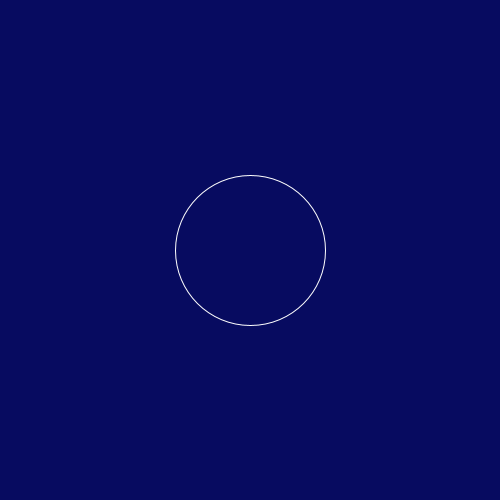
Frame 1 (no input)
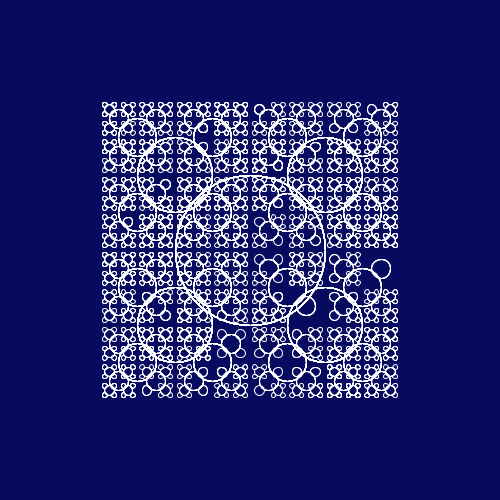
Frame 60 (the mouse pressed at the canvas centre just before this capture)
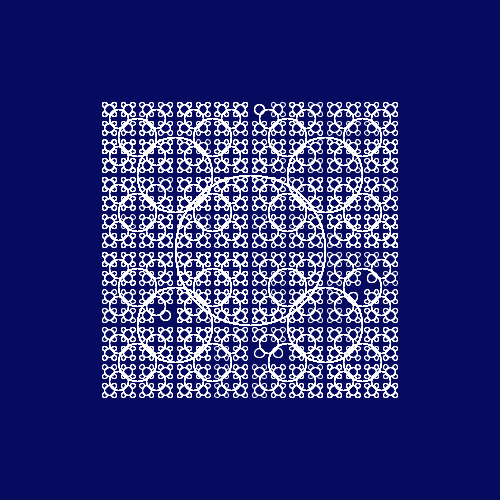
Frame 120 (the mouse held since frame 60 and released just before this capture)

The Processing sketch that drew these frames (run headless with seeded random() and noise(); from frame 60 on, the mouse is pressed at the canvas centre):

// Processing sketch: sketch_06022017
// ── sketch_06022017.pde
float r = 0;
void setup(){
  size(500,500);
  smooth();
  background(7,11,96);
}

void draw(){
  r = r+ 0.2;
  translate(width/2, height/2);
  Circle(0, 0, 150);
}

void Circle(float x, float y, float size){
  float r = random(1);
  stroke(255);
  noFill();
  ellipse(x, y, size, size);
  if(size>=8){
    if(r<=0.5){
    Circle(x+size/2, y+size/2, size/2);
    Circle(x-size/2, y-size/2, size/2);
    Circle(x-size/2, y+size/2, size/2);
    Circle(x+size/2, y-size/2, size/2);
    }
  }
}
